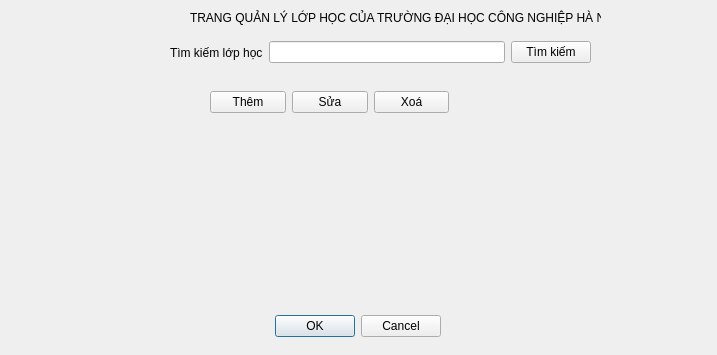
<?xml version="1.0" encoding="UTF-8"?>
<ui version="4.0">
 <class>quanlylophoc</class>
 <widget class="QDialog" name="quanlylophoc">
  <property name="geometry">
   <rect>
    <x>0</x>
    <y>0</y>
    <width>717</width>
    <height>355</height>
   </rect>
  </property>
  <property name="windowTitle">
   <string>Dialog</string>
  </property>
  <widget class="QDialogButtonBox" name="buttonBox">
   <property name="geometry">
    <rect>
     <x>100</x>
     <y>310</y>
     <width>341</width>
     <height>32</height>
    </rect>
   </property>
   <property name="orientation">
    <enum>Qt::Horizontal</enum>
   </property>
   <property name="standardButtons">
    <set>QDialogButtonBox::Cancel|QDialogButtonBox::Ok</set>
   </property>
  </widget>
  <widget class="QLabel" name="label">
   <property name="geometry">
    <rect>
     <x>190</x>
     <y>10</y>
     <width>411</width>
     <height>16</height>
    </rect>
   </property>
   <property name="text">
    <string>TRANG QUẢN LÝ LỚP HỌC CỦA TRƯỜNG ĐẠI HỌC CÔNG NGHIỆP HÀ NỘI</string>
   </property>
  </widget>
  <widget class="QWidget" name="layoutWidget">
   <property name="geometry">
    <rect>
     <x>210</x>
     <y>90</y>
     <width>239</width>
     <height>25</height>
    </rect>
   </property>
   <layout class="QHBoxLayout" name="horizontalLayout_2">
    <item>
     <widget class="QPushButton" name="pushButton">
      <property name="text">
       <string>Thêm</string>
      </property>
     </widget>
    </item>
    <item>
     <widget class="QPushButton" name="pushButton_2">
      <property name="text">
       <string>Sửa</string>
      </property>
     </widget>
    </item>
    <item>
     <widget class="QPushButton" name="pushButton_3">
      <property name="text">
       <string>Xoá</string>
      </property>
     </widget>
    </item>
   </layout>
  </widget>
  <widget class="QWidget" name="layoutWidget_2">
   <property name="geometry">
    <rect>
     <x>170</x>
     <y>40</y>
     <width>421</width>
     <height>25</height>
    </rect>
   </property>
   <layout class="QHBoxLayout" name="horizontalLayout_3">
    <item>
     <layout class="QHBoxLayout" name="horizontalLayout">
      <item>
       <widget class="QLabel" name="label_2">
        <property name="text">
         <string>Tìm kiếm lớp học</string>
        </property>
       </widget>
      </item>
      <item>
       <widget class="QLineEdit" name="lineEdit"/>
      </item>
     </layout>
    </item>
    <item>
     <widget class="QPushButton" name="pushButton_4">
      <property name="text">
       <string>Tìm kiếm</string>
      </property>
     </widget>
    </item>
   </layout>
  </widget>
 </widget>
 <resources/>
 <connections>
  <connection>
   <sender>buttonBox</sender>
   <signal>accepted()</signal>
   <receiver>quanlylophoc</receiver>
   <slot>accept()</slot>
   <hints>
    <hint type="sourcelabel">
     <x>248</x>
     <y>254</y>
    </hint>
    <hint type="destinationlabel">
     <x>157</x>
     <y>274</y>
    </hint>
   </hints>
  </connection>
  <connection>
   <sender>buttonBox</sender>
   <signal>rejected()</signal>
   <receiver>quanlylophoc</receiver>
   <slot>reject()</slot>
   <hints>
    <hint type="sourcelabel">
     <x>316</x>
     <y>260</y>
    </hint>
    <hint type="destinationlabel">
     <x>286</x>
     <y>274</y>
    </hint>
   </hints>
  </connection>
 </connections>
</ui>
